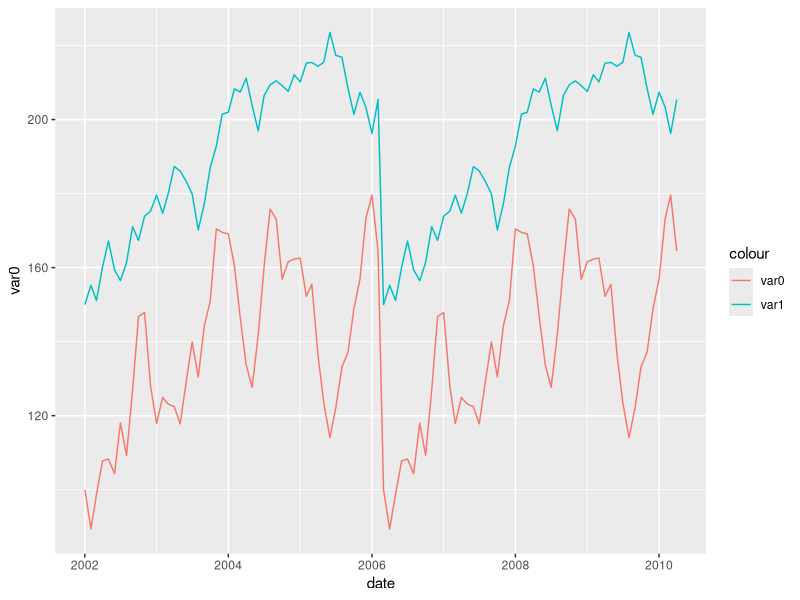
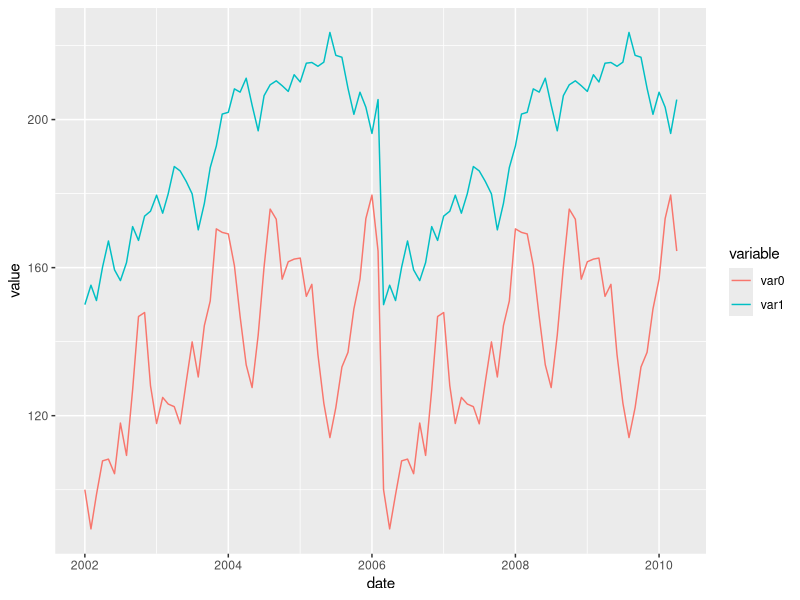
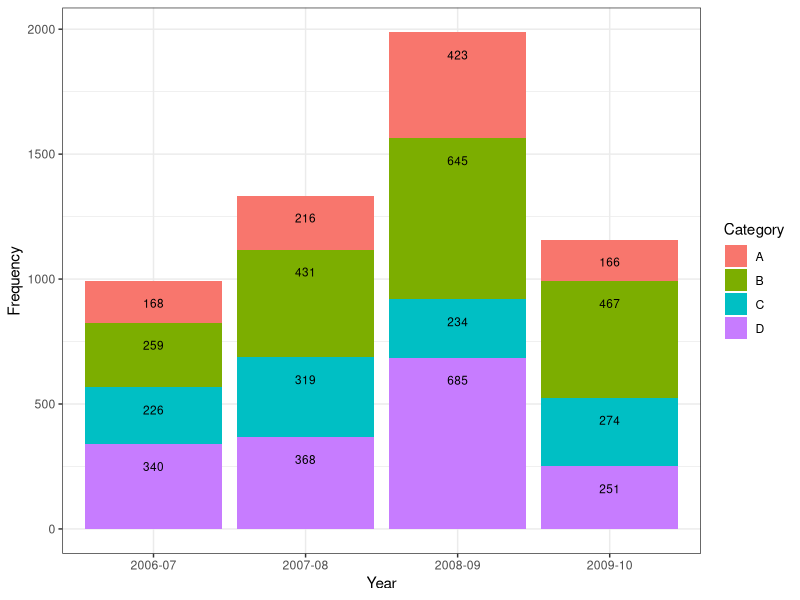
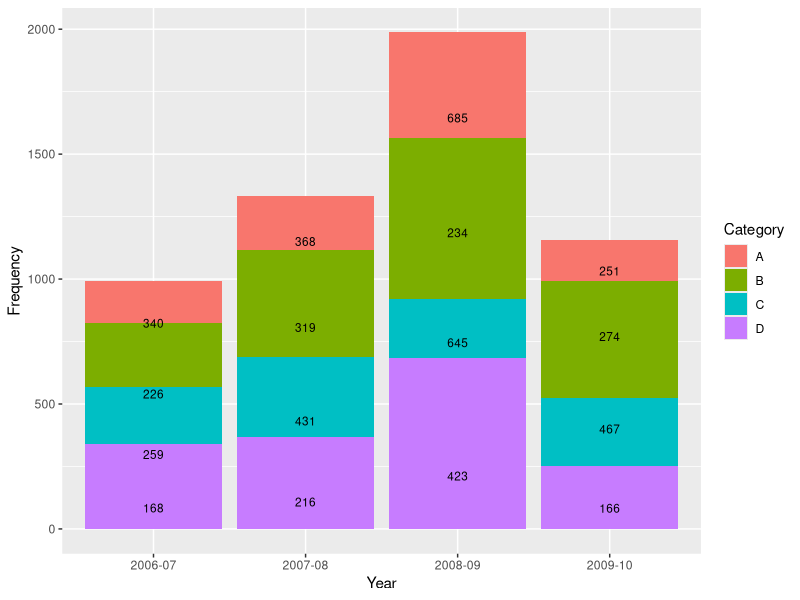
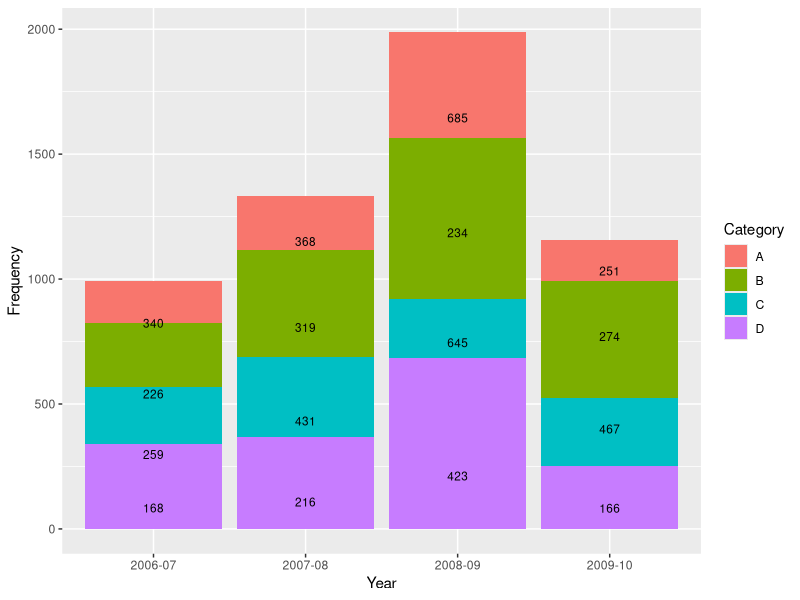
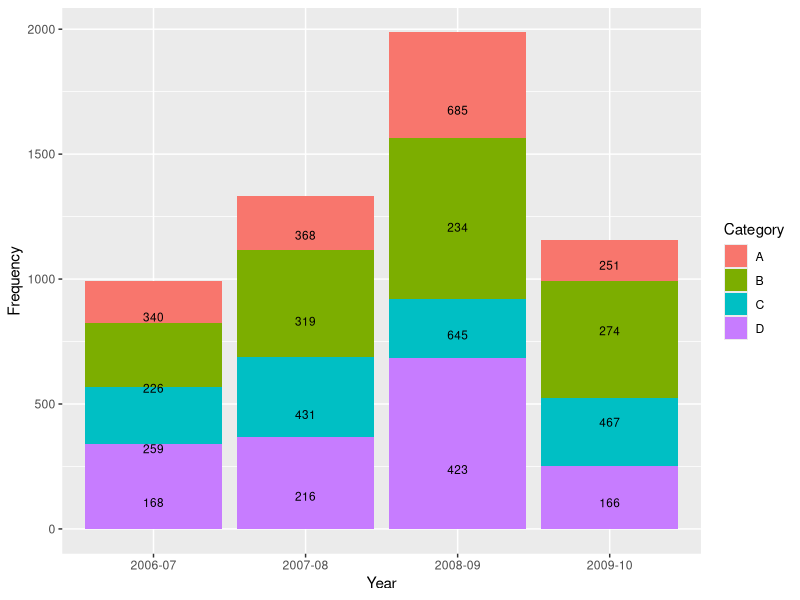
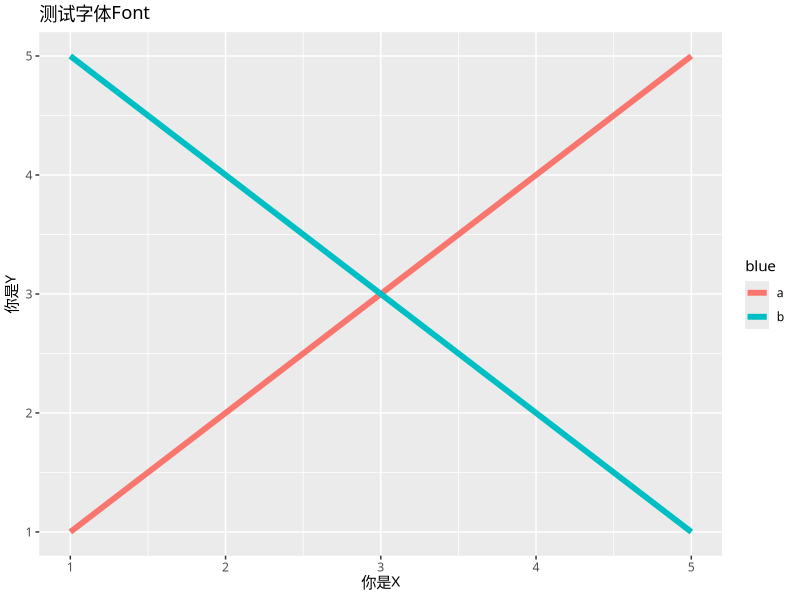
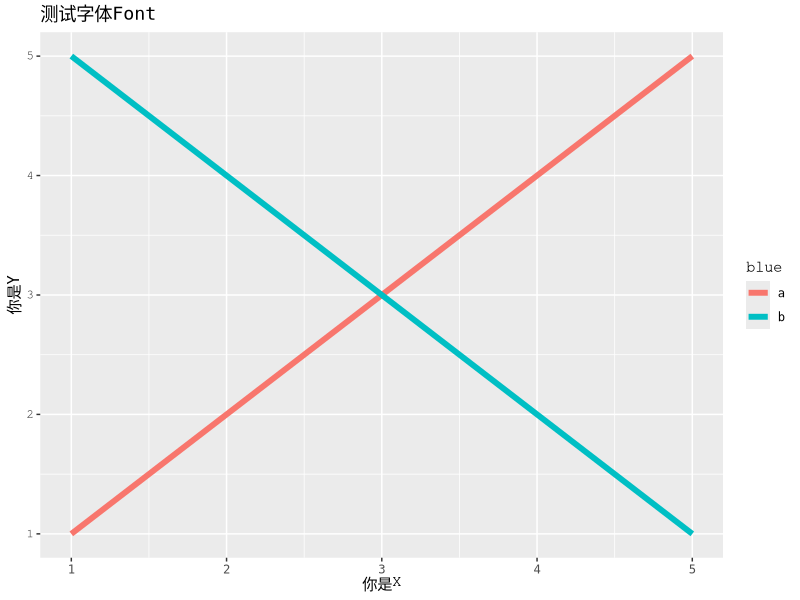

Write the R code that produced these figures, in order. (Note: this script raises an error after producing the figures.)
## ---- chunk 1
# Load ggplot2 package
if(!suppressWarnings(require(ggplot2)))
{
    install.packages('ggplot2')
    require("ggplot2")
}

# data
test_data <- data.frame(
  var0 = 100 + c(0, cumsum(runif(49, -20, 20))),
  var1 = 150 + c(0, cumsum(runif(49, -10, 10))),
  date = seq.Date(as.Date("2002-01-01"), by="1 month", length.out=100))
str(test_data)
# 'data.frame':	100 obs. of  3 variables:
#  $ var0: num  100 116 129 132 129 ...
#  $ var1: num  150 150 157 151 154 ...
#  $ date: Date, format:  ...

head(test_data, 5);tail(test_data, 5);

# use wide format data to draw plot
p1 <- ggplot(test_data, aes(date)) +
  geom_line(aes(y = var0, colour = "var0")) +
  geom_line(aes(y = var1, colour = "var1"))

p1

test_data_long <- reshape2::melt(test_data,id.vars = c("date"),
  variable.name = "variable", 
  value.name = "value")
#         date variable     value
# 1 2002-01-01     var0 100.00000
# 2 2002-02-01     var0 112.84507
# 3 2002-03-01     var0 115.37682
# 4 2002-04-01     var0 108.17863
# 5 2002-05-01     var0  99.08404
# 6 2002-06-01     var0 107.86098

# use long format data to draw plot
p2 <- ggplot(data=test_data_long, aes(x=date, y=value, colour=variable)) +
  geom_line()

p2
## ---- chunk 2
Year <- c(rep(c("2006-07", "2007-08", "2008-09", "2009-10"
), each = 4))

Category <- c(rep(c("A", "B", "C", "D"), times = 4))

Frequency <- c(168,  259,  226,  340,  216,  431,  319,  368,  423,  645,  234,  685,  166,  467,  274,  251)

Data <- data.frame(Year, Category, Frequency)

str(Data)

require(ggplot2)

p <- ggplot(Data, aes(Year, Frequency, fill = Category)) +
    geom_bar(stat = "identity") +
    theme_bw()

p + geom_text(aes(label = Frequency),
    size = 3,
    hjust = 0.5,
    vjust = 3,
    position = "stack") 

## method2
library(plyr)
library(ggplot2)

# calculate midpoints of bars (simplified using comment by @DWin)
Data <- ddply(Data, .(Year), transform, pos = cumsum(Frequency) - (0.5 * Frequency))

# plot bars and add text
p <- ggplot(Data, aes(x = Year, y = Frequency)) +
     geom_bar(aes(fill = Category), stat="identity") +
     geom_text(aes(label = Frequency, y = pos), size = 3)
p

## method 3
library(plyr)
library(ggplot2)
Year      <- c(rep(c("2006-07", "2007-08", "2008-09", "2009-10"), each = 4))
Category  <- c(rep(c("A", "B", "C", "D"), times = 4))
Frequency <- c(168, 259, 226, 340, 216, 431, 319, 368, 423, 645, 234, 685, 166, 467, 274, 251)
Data      <- data.frame(Year, Category, Frequency)

# calculate midpoints of bars (simplified using comment by @DWin)
Data <- ddply(Data, .(Year), transform, pos = cumsum(Frequency) - (0.5 * Frequency))

# plot bars and add text
p <- ggplot(Data, aes(x = Year, y = Frequency)) +
     geom_bar(aes(fill = Category), stat="identity") +
     geom_text(aes(label = Frequency, y = pos), size = 3)
p

## method 4
p <- ggplot(Data, aes(x = Year, y = Frequency)) +
  geom_bar(aes(fill = Category), stat="identity") +
  geom_text(aes(label = Frequency), size = 3, position = "stack", vjust = Frequency/75)
p

## ---- chunk 3
font_A <- "Consolas"
font_B <- "Courier"
font_C <- "Courier New"
font_D <- "宋体"
font_E <- "楷体"
font_F <- "隶书"
font_G <- "黑体"

library(ggplot2)

d <- data.frame(X=rep(1:5, 2), Y=c(1:5, 5:1), A=rep(c('a','b'), each=5))

ggplot(data=d, aes(x=X, y=Y, group=A, color=A)) +
  geom_line(size=2) +
  labs(x="你是X", y="你是Y", color="blue", title="测试字体Font") + 
  theme(text = element_text(family = font_F))

ggplot(data=d, aes(x=X, y=Y, group=A, color=A))+
  geom_line(size=2) +
  labs(x="你是X", y="你是Y", color="blue", title="测试字体Font") + 
  theme(text = element_text(family = font_A),  #all
        title = element_text(family = font_B),  #title
        axis.title = element_text(family = font_A),  #axis.title 
        axis.title.x = element_text(family = font_B),  #axis.title.x
        axis.text = element_text(family = font_A),  #axis.text
        axis.text.y = element_text(family = font_B),  #axis.text.y
        legend.text = element_text(family = font_A),  #legend.text
        legend.title = element_text(family = font_B),  #legend.title
        plot.title = element_text(family = font_A)  #plot.title
        ) 

## ---- chunk 4
library(ggplot2)

Treatment <- rep(c('T','C'),each=2)
Gender <- rep(c('M','F'),2)
Response <- sample(1:100,4)
df <- data.frame(Treatment, Gender, Response)

hist <- ggplot(df, aes(x=Gender, y=Response, fill=Treatment))
hist + geom_bar(position = "dodge", stat = "identity") + scale_y_continuous(limits = c(0, 
    100), name = "") 

# adding_space_between_bars_in_ggplot2
hist + geom_bar(width = 0.4, position = position_dodge(width = 0.5))


plot <- ggplot(df, aes(x=Gender, y=Response, fill=Treatment)) + 
  scale_y_continuous(limits = c(0, 100), name = "") +
  theme(legend.position = "none") +
  facet_wrap(~p) +
  mapply(function(w, pw)
    geom_bar(data = transform(df, p=sprintf("w_%.02f_pw_%.02f", w, pw)), stat = "identity", width= w, position = position_dodge(width = pw)),
    w = c(0.6,0.6,0.6,0.3,0.3,0.3), pw = c(0.4,0.7,1.0,0.4,0.7,1.0))
plot

# error bar
ggplot(mtcars, aes(factor(cyl), mpg, fill = factor(am))) + 
  stat_summary(fun.data = mean_se, position = position_dodge(width = 0.9), geom = "linerange") +
  stat_summary(fun.y = mean, geom = "bar", position = position_dodge(width = 0.9))

# error bar2
ggplot(mtcars, aes(factor(cyl), mpg, fill = factor(am))) + 
  stat_summary(fun.data = mean_se, position = position_dodge(width = 0.8), geom = "linerange") +
  layer(geom = "bar", params = list(width = 0.6, fun.data = mean_se), stat = "summary", 
        position = position_dodge(width = 0.8))

## ---- chunk 5
library(ggplot2)
p <- ggplot(mtcars, aes(x = as.factor(gear), fill = as.factor(vs))) +
  geom_bar()
p

# position = fill
p <- ggplot(mtcars, aes(x = as.factor(gear), fill = as.factor(vs))) +
  geom_bar(position = "fill")
p

# scale_y_continuous(labels=percent)
require(scales)
p <- ggplot(mtcars, aes(x = as.factor(gear), fill = as.factor(vs))) +
  geom_bar(position = "fill") +
  scale_y_continuous(labels = percent)
p

# transfer X as Y
require(scales)
p <- ggplot(mtcars, aes(x = as.factor(gear), fill = as.factor(vs))) +
  geom_bar(position = "fill") +
  scale_y_continuous(labels = percent) +
  coord_flip()
p

# transfer X as Y 2
require(scales)
mtcars.v2 <- transform(mtcars, gear2 = gear * -1)
p <- ggplot(mtcars.v2, aes(x = reorder(gear, gear2), fill = as.factor(vs))) +
  geom_bar(position = "fill") +
  scale_y_continuous(labels = percent) +
  coord_flip()
p

## ---- chunk 6
library(ggplot2)

ggplot(mtcars, aes(x = as.factor(gear))) +
  geom_bar()

# coord_flip() x as y
ggplot(mtcars, aes(x = as.factor(gear))) +
  geom_bar() +
  coord_flip()

# ylim
ggplot(mtcars, aes(x = as.factor(gear))) +
  geom_bar() +
  coord_flip() +
  ylim(c(0,20))

# reorder
ggplot(mtcars, aes(x = reorder(as.factor(gear), gear * -1))) +
  geom_bar() +
  coord_flip()

# reorder/reverse
ggplot(mtcars, aes(x = gear)) +
  geom_bar() +
  coord_flip() +
  scale_x_reverse()

## ---- chunk 7
require(ggplot2)

# add vline
p <- ggplot(aes(x = mpg, y = hp), data = mtcars)
p + geom_vline(xintercept = 20) + geom_point(data = mtcars)


myFunction <- function() {
  return(
    geom_vline(xintercept = 20) + geom_point(data = mtcars)
  )
}
p <- ggplot(aes(x = mpg, y = hp), data = mtcars)
p
# p + myFunction()
# p + myFunction()


# add vline
myFunction <- function()
 list(geom_vline(xintercept = 20),
      geom_point(data = mtcars))

p <- ggplot(aes(x = mpg, y = hp), data = mtcars)
p + myFunction()


# error bar、se
lay = list(stat_summary(fun.y = mean, geom = "line"),
           stat_summary(fun.data = mean_se))

ggplot(mtcars, aes(am, mpg, colour = factor(vs), group=factor(vs))) + lay

ggplot(iris, aes(Species, Sepal.Length, group=1)) + lay


## 

p <- ggplot(iris, aes(y=Sepal.Width, x=Species)) +
  stat_summary(fun.y=mean, geom = "bar") + 
  ylim(0,6) + 
  lapply(1:3, function(i) geom_segment(x=i-0.4, y=7-i, xend=i+0.4, yend=7-i))
p

##
p = ggplot(data.frame(x = c(-10, 10)), aes(x)) +
  mapply(function(m, s, co) stat_function(fun = dnorm, args = list(mean = m, sd = s), colour = co), 
         -1:1, c(0.5, 1, 1.5), rainbow(3))
p

## ---- chunk 8

library(ggplot2)
ggplot(mtcars, aes(wt, mpg)) +
  geom_point()

# scale_y_continuous
ggplot(mtcars, aes(wt, mpg)) +
  geom_point() + 
  scale_y_continuous(limits = c(0, NA))

#
ggplot(mtcars, aes(wt, mpg)) +
  geom_point() + 
  ylim(c(0, NA)) +
  xlim(c(-2, NA))

#

ggplot(mtcars, aes(wt, mpg)) +
  geom_point() + 
  expand_limits(y=0)

## ---- chunk 9

require(ggplot2)
p <- ggplot(diamonds, aes(cut, fill = clarity)) + 
  geom_bar()
p

#guides
p <- ggplot(diamonds, aes(cut, fill = clarity)) + 
  geom_bar() +
  guides(fill = guide_legend(reverse = TRUE))
p

#fill，guide_legend
p <- ggplot(diamonds, aes(cut, colour = clarity)) + 
  geom_bar(fill = "white") +
  guides(colour = guide_legend(reverse = TRUE))
p

#
p <- ggplot(diamonds, aes(carat, price, colour = clarity, shape = cut)) +
  geom_point() +
  theme(legend.position = "top")
p

#guide_legend

p <- ggplot(diamonds, aes(carat, price, colour = clarity, shape = cut)) +
  geom_point() +
  theme(legend.position = "top") +
  guides(shape = guide_legend(order = 2),
         colour = guide_legend(order = 1))
p

#
p + guides(shape = guide_legend(order = 1),
         colour = guide_legend(order = 2))

#
p <- ggplot(iris, aes(x = Species, y = Sepal.Length, colour = Sepal.Width)) + 
  geom_point()
p

#
p <- ggplot(iris, aes(x = Species, y = Sepal.Length, colour = Sepal.Width)) + 
  geom_point() +
  guides(colour = guide_colourbar(reverse = TRUE))
p

#
p <- ggplot(diamonds, aes(carat, price, colour = depth, shape = cut)) +
  geom_point() +
  theme(legend.position = "top") +
  guides(shape = guide_legend(order = 1),
         colour = guide_colourbar(order = 2))
p

## ---- chunk 10
library(ggplot2)

p <- ggplot(mtcars, aes(x = gear, y = wt)) + 
  geom_point()
p

# revert x
p <- ggplot(mtcars, aes(x = gear, y = wt)) + 
  geom_point() +
  scale_x_reverse()
p

#box plot
p <- ggplot(mtcars, aes(x = as.factor(gear), y = wt)) +
  geom_boxplot()
p

#transform
mtcars.v2 <- transform(mtcars, gear2 = gear * -1) # 値の順序が逆転する変数gear2を作成
p <- ggplot(mtcars.v2, aes(x = reorder(gear, gear2), y = wt)) +
  geom_boxplot()
p

# factor
ggplot(iris, aes(x = Species, y = Sepal.Width)) +
  stat_summary(fun.y = mean, geom = "bar")

#reorder
ggplot(iris, aes(x = reorder(x = Species, X = Sepal.Width, FUN = mean), y = Sepal.Width)) +
  stat_summary(fun.y = mean, geom = "bar")
## ---- chunk 11

# geom_smooth(aes(x=(spline(y~x)$x, y=spline(y~x)$y))
library(ggplot2)
n <- 10
d <- data.frame(x = 1:n, y = rnorm(n))
ggplot(d,aes(x,y)) + geom_point() + 
  geom_line(data=data.frame(spline(d, n=n*10)))

## ---- chunk 12
d <- rnorm(100) #data

# transparent
png('tr_tst1.png',width=300,height=300,units="px",bg = "transparent")
boxplot(d)
dev.off()

# ggplot2 plot
df <- data.frame(y=d,x=1)
p <- ggplot(df) + stat_boxplot(aes(x=x,y=y)) 
p <- p + theme(
    panel.background = element_rect(fill = "transparent",color = NA),
    panel.grid.minor = element_line(color = NA), 
    panel.grid.major = element_line(color = NA)
)
# save png
png('tr_tst2.png',width=300,height=300,units="px",bg = "transparent")
p
dev.off()
## ---- chunk 13
d <- rnorm(100)
df <- data.frame(y=d,x=1)
p <- ggplot(df) + stat_boxplot(aes(x = x,y=y)) 
p <- p + theme(
    panel.background = element_rect(fill = "transparent",color = NA),
    panel.grid.minor = element_line(color = NA), 
    panel.grid.major = element_line(color = NA),
    plot.background = element_rect(fill = "transparent",color = NA)  # add
)
p
## ---- chunk 14
ggsave("tr_tst3.png", p, bg = "transparent")
sessionInfo()

require(ggthemes)
p + theme_wsj()
## ---- chunk 15
f <- data.frame(x=c(x1,x2,x3), y=rep(y,3), type=rep(LETTERS[1:3], each=length(y)))

p
